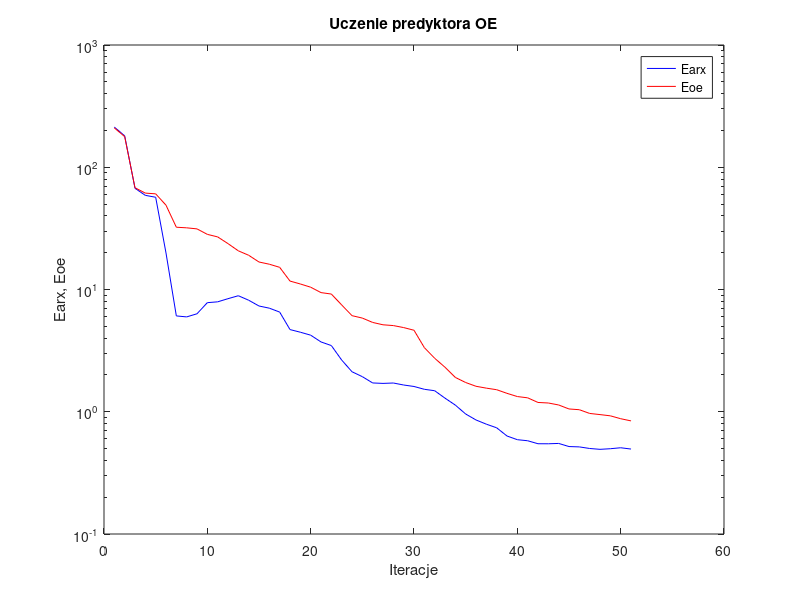
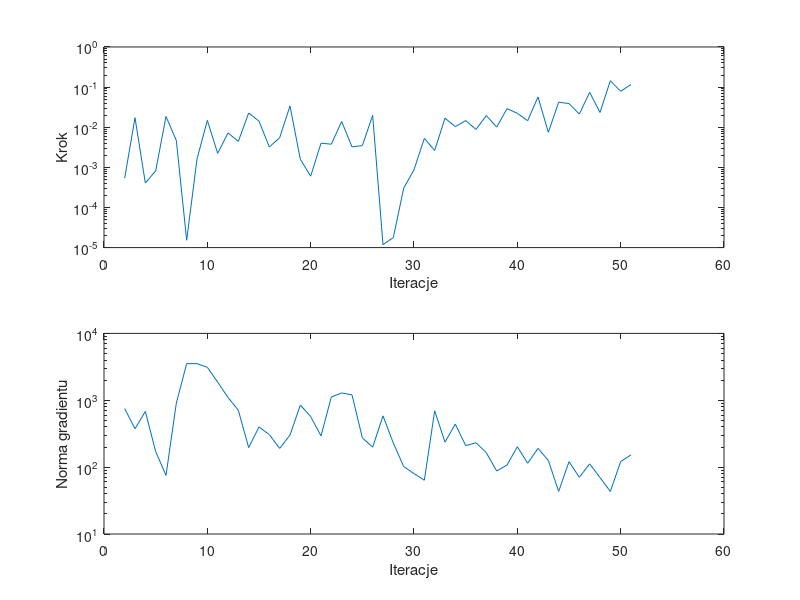

These figures' MATLAB source, in order:
%uczenie predyktora oe
clear all;
n=0; farx(n+1)=2.131263e+002; foe(n+1)=2.098526e+002; wspucz(n+1)=0.000000e+000; ng(n+1)=0.000000e+000;
%odnowa zmiennej metryki
n=1; farx(n+1)=1.808596e+002; foe(n+1)=1.780832e+002; krok(n+1)=5.394877e-004; ng(n+1)=7.509160e+002;
n=2; farx(n+1)=6.728481e+001; foe(n+1)=6.797767e+001; krok(n+1)=1.725161e-002; ng(n+1)=3.754811e+002;
n=3; farx(n+1)=5.890388e+001; foe(n+1)=6.144604e+001; krok(n+1)=4.079127e-004; ng(n+1)=6.797176e+002;
n=4; farx(n+1)=5.683203e+001; foe(n+1)=6.061328e+001; krok(n+1)=8.160960e-004; ng(n+1)=1.710155e+002;
n=5; farx(n+1)=1.988538e+001; foe(n+1)=4.893871e+001; krok(n+1)=1.857911e-002; ng(n+1)=7.521265e+001;
n=6; farx(n+1)=6.080661e+000; foe(n+1)=3.231166e+001; krok(n+1)=4.667933e-003; ng(n+1)=9.081464e+002;
n=7; farx(n+1)=5.968173e+000; foe(n+1)=3.195568e+001; krok(n+1)=1.525247e-005; ng(n+1)=3.525061e+003;
n=8; farx(n+1)=6.330863e+000; foe(n+1)=3.132171e+001; krok(n+1)=1.605669e-003; ng(n+1)=3.531933e+003;
n=9; farx(n+1)=7.804640e+000; foe(n+1)=2.825116e+001; krok(n+1)=1.481935e-002; ng(n+1)=3.108437e+003;
n=10; farx(n+1)=7.928485e+000; foe(n+1)=2.693030e+001; krok(n+1)=2.232322e-003; ng(n+1)=1.870652e+003;
n=11; farx(n+1)=8.412624e+000; foe(n+1)=2.373300e+001; krok(n+1)=7.191676e-003; ng(n+1)=1.100641e+003;
n=12; farx(n+1)=8.893915e+000; foe(n+1)=2.071550e+001; krok(n+1)=4.449709e-003; ng(n+1)=7.077740e+002;
n=13; farx(n+1)=8.171216e+000; foe(n+1)=1.905739e+001; krok(n+1)=2.261999e-002; ng(n+1)=1.958192e+002;
n=14; farx(n+1)=7.329491e+000; foe(n+1)=1.678476e+001; krok(n+1)=1.417782e-002; ng(n+1)=3.989309e+002;
n=15; farx(n+1)=7.035281e+000; foe(n+1)=1.610016e+001; krok(n+1)=3.214272e-003; ng(n+1)=3.063806e+002;
n=16; farx(n+1)=6.536847e+000; foe(n+1)=1.518608e+001; krok(n+1)=5.478088e-003; ng(n+1)=1.906221e+002;
n=17; farx(n+1)=4.701213e+000; foe(n+1)=1.172186e+001; krok(n+1)=3.387226e-002; ng(n+1)=3.018208e+002;
n=18; farx(n+1)=4.473065e+000; foe(n+1)=1.109657e+001; krok(n+1)=1.587460e-003; ng(n+1)=8.467642e+002;
n=19; farx(n+1)=4.231466e+000; foe(n+1)=1.044415e+001; krok(n+1)=6.023036e-004; ng(n+1)=5.708324e+002;
n=20; farx(n+1)=3.724653e+000; foe(n+1)=9.432437e+000; krok(n+1)=4.001696e-003; ng(n+1)=2.925072e+002;
n=21; farx(n+1)=3.479101e+000; foe(n+1)=9.180003e+000; krok(n+1)=3.778589e-003; ng(n+1)=1.120690e+003;
n=22; farx(n+1)=2.649367e+000; foe(n+1)=7.479090e+000; krok(n+1)=1.391254e-002; ng(n+1)=1.285914e+003;
n=23; farx(n+1)=2.124162e+000; foe(n+1)=6.109692e+000; krok(n+1)=3.248447e-003; ng(n+1)=1.204194e+003;
n=24; farx(n+1)=1.936582e+000; foe(n+1)=5.837893e+000; krok(n+1)=3.485222e-003; ng(n+1)=2.751175e+002;
n=25; farx(n+1)=1.720296e+000; foe(n+1)=5.377750e+000; krok(n+1)=1.975828e-002; ng(n+1)=1.987184e+002;
%odnowa zmiennej metryki
n=26; farx(n+1)=1.705949e+000; foe(n+1)=5.144337e+000; krok(n+1)=1.178746e-005; ng(n+1)=5.840287e+002;
n=27; farx(n+1)=1.718470e+000; foe(n+1)=5.069703e+000; krok(n+1)=1.782680e-005; ng(n+1)=2.291679e+002;
n=28; farx(n+1)=1.654853e+000; foe(n+1)=4.881255e+000; krok(n+1)=3.019151e-004; ng(n+1)=1.021488e+002;
n=29; farx(n+1)=1.609807e+000; foe(n+1)=4.642092e+000; krok(n+1)=8.704444e-004; ng(n+1)=8.011174e+001;
n=30; farx(n+1)=1.526621e+000; foe(n+1)=3.347519e+000; krok(n+1)=5.282547e-003; ng(n+1)=6.369334e+001;
n=31; farx(n+1)=1.486117e+000; foe(n+1)=2.739156e+000; krok(n+1)=2.634602e-003; ng(n+1)=6.955417e+002;
n=32; farx(n+1)=1.291959e+000; foe(n+1)=2.312433e+000; krok(n+1)=1.680696e-002; ng(n+1)=2.362821e+002;
n=33; farx(n+1)=1.133471e+000; foe(n+1)=1.908738e+000; krok(n+1)=1.033570e-002; ng(n+1)=4.404212e+002;
n=34; farx(n+1)=9.585295e-001; foe(n+1)=1.734432e+000; krok(n+1)=1.464382e-002; ng(n+1)=2.096053e+002;
n=35; farx(n+1)=8.567329e-001; foe(n+1)=1.615752e+000; krok(n+1)=8.806488e-003; ng(n+1)=2.315266e+002;
n=36; farx(n+1)=7.914148e-001; foe(n+1)=1.560044e+000; krok(n+1)=1.952078e-002; ng(n+1)=1.642354e+002;
n=37; farx(n+1)=7.391781e-001; foe(n+1)=1.514623e+000; krok(n+1)=1.007231e-002; ng(n+1)=8.758032e+001;
n=38; farx(n+1)=6.333990e-001; foe(n+1)=1.414481e+000; krok(n+1)=2.896961e-002; ng(n+1)=1.074311e+002;
n=39; farx(n+1)=5.908318e-001; foe(n+1)=1.331632e+000; krok(n+1)=2.223039e-002; ng(n+1)=2.018862e+002;
n=40; farx(n+1)=5.791752e-001; foe(n+1)=1.299950e+000; krok(n+1)=1.450364e-002; ng(n+1)=1.144100e+002;
n=41; farx(n+1)=5.474224e-001; foe(n+1)=1.191309e+000; krok(n+1)=5.695205e-002; ng(n+1)=1.908682e+002;
n=42; farx(n+1)=5.470952e-001; foe(n+1)=1.179351e+000; krok(n+1)=7.453659e-003; ng(n+1)=1.259109e+002;
n=43; farx(n+1)=5.506486e-001; foe(n+1)=1.136152e+000; krok(n+1)=4.219480e-002; ng(n+1)=4.336945e+001;
n=44; farx(n+1)=5.192104e-001; foe(n+1)=1.053880e+000; krok(n+1)=3.882853e-002; ng(n+1)=1.205816e+002;
n=45; farx(n+1)=5.158665e-001; foe(n+1)=1.039207e+000; krok(n+1)=2.128042e-002; ng(n+1)=7.052569e+001;
n=46; farx(n+1)=5.006566e-001; foe(n+1)=9.686930e-001; krok(n+1)=7.420579e-002; ng(n+1)=1.118094e+002;
n=47; farx(n+1)=4.927025e-001; foe(n+1)=9.478948e-001; krok(n+1)=2.331822e-002; ng(n+1)=6.978506e+001;
n=48; farx(n+1)=4.984426e-001; foe(n+1)=9.262124e-001; krok(n+1)=1.441658e-001; ng(n+1)=4.330742e+001;
n=49; farx(n+1)=5.075762e-001; foe(n+1)=8.772821e-001; krok(n+1)=7.864394e-002; ng(n+1)=1.209684e+002;
n=50; farx(n+1)=4.953539e-001; foe(n+1)=8.417928e-001; krok(n+1)=1.158784e-001; ng(n+1)=1.526562e+002;

figure; semilogy(farx,'b'); hold on; semilogy(foe,'r'); xlabel('Iteracje'); ylabel('Earx, Eoe'); legend('Earx','Eoe'); title('Uczenie predyktora OE');
figure; subplot(2,1,1); semilogy(krok); xlabel('Iteracje'); ylabel('Krok');
subplot(2,1,2); semilogy(ng); xlabel('Iteracje'); ylabel('Norma gradientu');
Earx=farx(n+1)
Eoe=foe(n+1)
